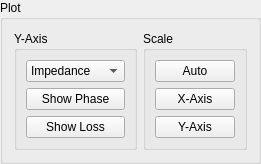
     <widget class="QGroupBox" name="plotBox">
      <property name="title">
       <string>Plot</string>
      </property>
      <layout class="QHBoxLayout" name="horizontalLayout_5">
       <item>
        <layout class="QVBoxLayout" name="verticalLayout_2">
         <item>
          <widget class="QGroupBox" name="yaxisBox">
           <property name="minimumSize">
            <size>
             <width>0</width>
             <height>0</height>
            </size>
           </property>
           <property name="title">
            <string>Y-Axis</string>
           </property>
           <layout class="QGridLayout" name="gridLayout_9">
            <item row="1" column="0">
             <widget class="QPushButton" name="phaseButton">
              <property name="text">
               <string>Show Phase</string>
              </property>
              <property name="checkable">
               <bool>true</bool>
              </property>
             </widget>
            </item>
            <item row="0" column="0">
             <widget class="QComboBox" name="choosePlot">
              <property name="currentIndex">
               <number>0</number>
              </property>
              <item>
               <property name="text">
                <string>Impedance</string>
               </property>
              </item>
              <item>
               <property name="text">
                <string>Phase</string>
               </property>
              </item>
              <item>
               <property name="text">
                <string>Capacitance</string>
               </property>
              </item>
              <item>
               <property name="text">
                <string>Loss</string>
               </property>
              </item>
             </widget>
            </item>
            <item row="2" column="0">
             <widget class="QPushButton" name="lossButton">
              <property name="text">
               <string>Show Loss</string>
              </property>
              <property name="checkable">
               <bool>true</bool>
              </property>
             </widget>
            </item>
           </layout>
          </widget>
         </item>
        </layout>
       </item>
       <item>
        <widget class="QGroupBox" name="scaleBox">
         <property name="minimumSize">
          <size>
           <width>0</width>
           <height>0</height>
          </size>
         </property>
         <property name="title">
          <string>Scale</string>
         </property>
         <layout class="QVBoxLayout" name="verticalLayout">
          <item>
           <widget class="QPushButton" name="autoScaleButton">
            <property name="text">
             <string>Auto</string>
            </property>
            <property name="checkable">
             <bool>true</bool>
            </property>
           </widget>
          </item>
          <item>
           <widget class="QPushButton" name="xaxisScale">
            <property name="text">
             <string>X-Axis</string>
            </property>
           </widget>
          </item>
          <item>
           <widget class="QPushButton" name="yaxisScale">
            <property name="text">
             <string>Y-Axis</string>
            </property>
           </widget>
          </item>
         </layout>
        </widget>
       </item>
      </layout>
     </widget>
